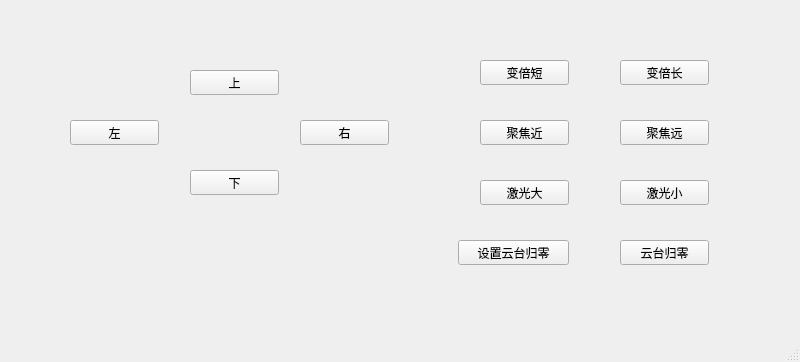
<?xml version="1.0" encoding="UTF-8"?>
<ui version="4.0">
 <class>MainWindow</class>
 <widget class="QMainWindow" name="MainWindow">
  <property name="geometry">
   <rect>
    <x>0</x>
    <y>0</y>
    <width>800</width>
    <height>362</height>
   </rect>
  </property>
  <property name="windowTitle">
   <string>MainWindow</string>
  </property>
  <widget class="QWidget" name="centralwidget">
   <widget class="QPushButton" name="pushButtonU">
    <property name="geometry">
     <rect>
      <x>190</x>
      <y>70</y>
      <width>89</width>
      <height>25</height>
     </rect>
    </property>
    <property name="text">
     <string>上</string>
    </property>
   </widget>
   <widget class="QPushButton" name="pushButtonD">
    <property name="geometry">
     <rect>
      <x>190</x>
      <y>170</y>
      <width>89</width>
      <height>25</height>
     </rect>
    </property>
    <property name="text">
     <string>下</string>
    </property>
   </widget>
   <widget class="QPushButton" name="pushButtonL">
    <property name="geometry">
     <rect>
      <x>70</x>
      <y>120</y>
      <width>89</width>
      <height>25</height>
     </rect>
    </property>
    <property name="text">
     <string>左</string>
    </property>
   </widget>
   <widget class="QPushButton" name="pushButtonR">
    <property name="geometry">
     <rect>
      <x>300</x>
      <y>120</y>
      <width>89</width>
      <height>25</height>
     </rect>
    </property>
    <property name="text">
     <string>右</string>
    </property>
   </widget>
   <widget class="QPushButton" name="pushButton">
    <property name="geometry">
     <rect>
      <x>480</x>
      <y>60</y>
      <width>89</width>
      <height>25</height>
     </rect>
    </property>
    <property name="text">
     <string>变倍短</string>
    </property>
   </widget>
   <widget class="QPushButton" name="pushButton_2">
    <property name="geometry">
     <rect>
      <x>620</x>
      <y>60</y>
      <width>89</width>
      <height>25</height>
     </rect>
    </property>
    <property name="text">
     <string>变倍长</string>
    </property>
   </widget>
   <widget class="QPushButton" name="pushButton_3">
    <property name="geometry">
     <rect>
      <x>620</x>
      <y>120</y>
      <width>89</width>
      <height>25</height>
     </rect>
    </property>
    <property name="text">
     <string>聚焦远</string>
    </property>
   </widget>
   <widget class="QPushButton" name="pushButton_4">
    <property name="geometry">
     <rect>
      <x>480</x>
      <y>120</y>
      <width>89</width>
      <height>25</height>
     </rect>
    </property>
    <property name="text">
     <string>聚焦近</string>
    </property>
   </widget>
   <widget class="QPushButton" name="pushButton_5">
    <property name="geometry">
     <rect>
      <x>620</x>
      <y>180</y>
      <width>89</width>
      <height>25</height>
     </rect>
    </property>
    <property name="text">
     <string>激光小</string>
    </property>
   </widget>
   <widget class="QPushButton" name="pushButton_6">
    <property name="geometry">
     <rect>
      <x>480</x>
      <y>180</y>
      <width>89</width>
      <height>25</height>
     </rect>
    </property>
    <property name="text">
     <string>激光大</string>
    </property>
   </widget>
   <widget class="QPushButton" name="pushButton_7">
    <property name="geometry">
     <rect>
      <x>620</x>
      <y>240</y>
      <width>89</width>
      <height>25</height>
     </rect>
    </property>
    <property name="text">
     <string>云台归零</string>
    </property>
   </widget>
   <widget class="QPushButton" name="pushButton_8">
    <property name="geometry">
     <rect>
      <x>458</x>
      <y>240</y>
      <width>111</width>
      <height>25</height>
     </rect>
    </property>
    <property name="text">
     <string>设置云台归零</string>
    </property>
   </widget>
  </widget>
  <widget class="QMenuBar" name="menubar">
   <property name="geometry">
    <rect>
     <x>0</x>
     <y>0</y>
     <width>800</width>
     <height>27</height>
    </rect>
   </property>
  </widget>
  <widget class="QStatusBar" name="statusbar"/>
 </widget>
 <resources/>
 <connections/>
</ui>
